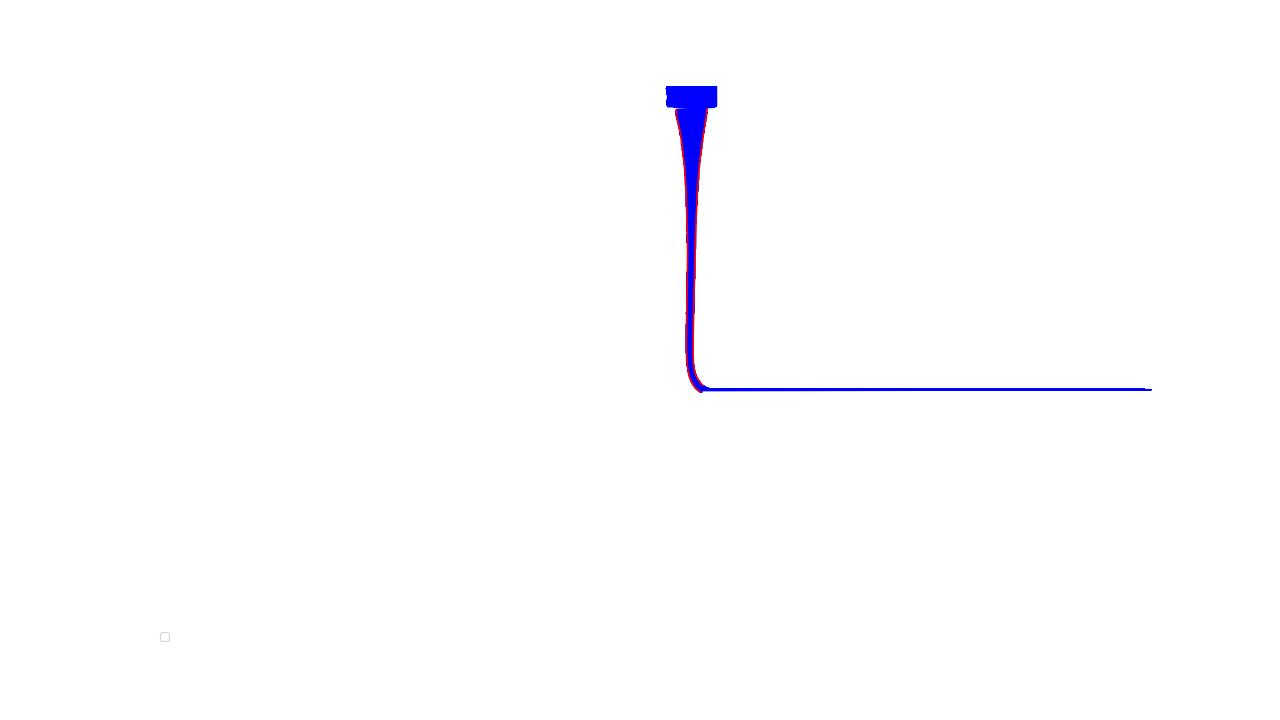
#> input picture historyData/1.jpg, 1280 x 720 px, found by its file name
$ python equalization.py
#> lines starting #> are read from the running program, lines starting #| are printed output that depends on the picture
import cv2
import imutils
import numpy as np
import matplotlib.pyplot as plt

wiki_img = cv2.imread('1.jpg')
#> wiki_img is the input picture: shape (720, 1280, 3); mean B, G, R 254.6, 253.3, 253.5
wiki_gray = cv2.cvtColor(wiki_img, cv2.COLOR_BGR2GRAY)

#对图像进行均衡化处理，增强图像对比度
wiki_equ = cv2.equalizeHist(wiki_gray)
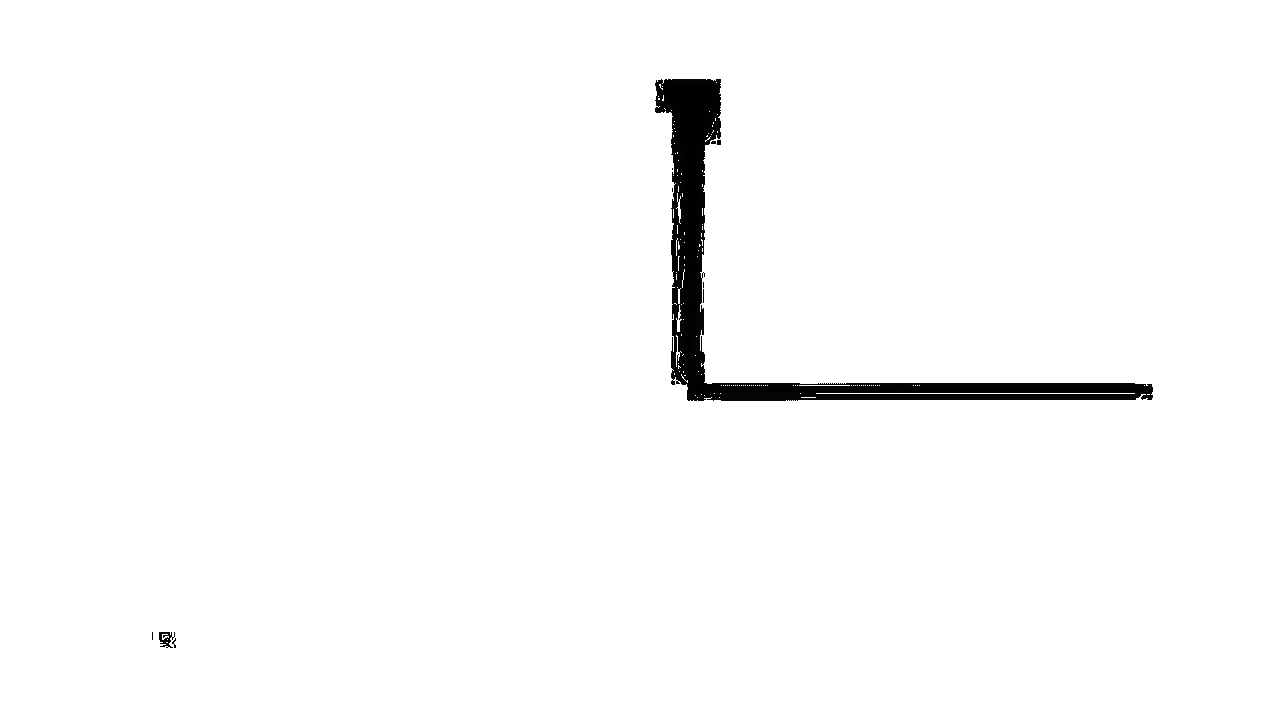
#> wiki_equ: shape (720, 1280); min 0, max 255, mean 250

hist = cv2.calcHist([wiki_gray], [0], None, [256], [0, 256])
#> hist = 256 values, max 903304 at index 255, min 0 at index 0, mean 3600
equ_hist = cv2.calcHist([wiki_equ], [0], None, [256], [0, 256])
#> equ_hist = 256 values, max 903304 at index 255, min 0 at index 4, mean 3600
fig = plt.figure()
ax1 = fig.add_subplot(1, 2, 1)
ax1.plot(hist)
ax2 = fig.add_subplot(1, 2, 2)
ax2.plot(equ_hist)
plt.show()
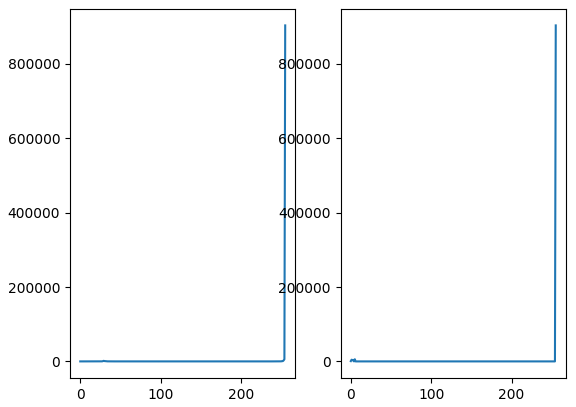
#> figure drawn by matplotlib, 2 panels; panel 1: curve peaks at x = 255, y = 903304; panel 2: curve peaks at x = 255, y = 903304

cv2.imshow('wiki_origin', imutils.resize(wiki_img, 400))
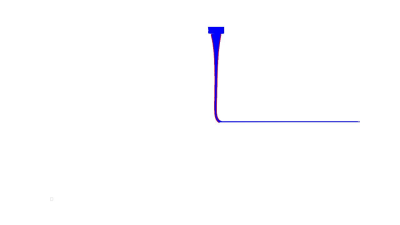
#> window 'wiki_origin': shape (225, 400, 3); mean B, G, R 254.6, 253.3, 253.5
cv2.imshow('wiki_gray', imutils.resize(wiki_gray, 400))
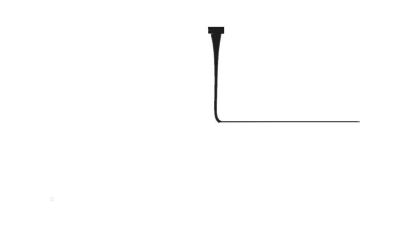
#> window 'wiki_gray': shape (225, 400); min 28, max 255, mean 253.5
cv2.imshow('wiki_equ', imutils.resize(wiki_equ, 400))
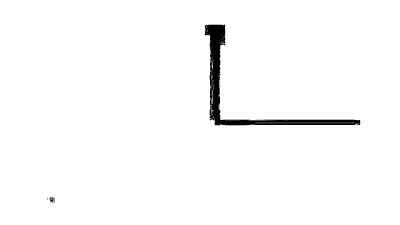
#> window 'wiki_equ': shape (225, 400); min 0, max 255, mean 250
if cv2.waitKey(0) == 27:
#> (key Esc is pressed here)
    cv2.destroyAllWindows()
